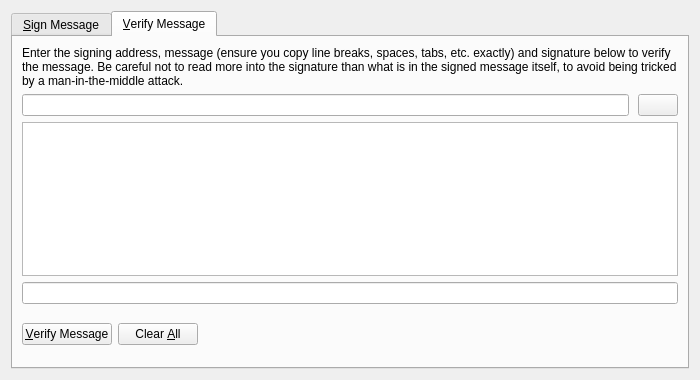
<?xml version="1.0" encoding="UTF-8"?>
<ui version="4.0">
 <class>SignVerifyMessageDialog</class>
 <widget class="QDialog" name="SignVerifyMessageDialog">
  <property name="geometry">
   <rect>
    <x>0</x>
    <y>0</y>
    <width>700</width>
    <height>380</height>
   </rect>
  </property>
  <property name="windowTitle">
   <string>Signatures - Sign / Verify a Message</string>
  </property>
  <property name="modal">
   <bool>true</bool>
  </property>
  <layout class="QVBoxLayout" name="verticalLayout">
   <item>
    <widget class="QTabWidget" name="tabWidget">
     <property name="currentIndex">
      <number>1</number>
     </property>
     <widget class="QWidget" name="tabSignMessage">
      <attribute name="title">
       <string>&amp;Sign Message</string>
      </attribute>
      <layout class="QVBoxLayout" name="verticalLayout_SM">
       <item>
        <widget class="QLabel" name="infoLabel_SM">
         <property name="text">
          <string>You can sign messages with your addresses to prove you own them. Be careful not to sign anything vague, as phishing attacks may try to trick you into signing your identity over to them. Only sign fully-detailed statements you agree to.</string>
         </property>
         <property name="textFormat">
          <enum>Qt::PlainText</enum>
         </property>
         <property name="wordWrap">
          <bool>true</bool>
         </property>
        </widget>
       </item>
       <item>
        <layout class="QHBoxLayout" name="horizontalLayout_1_SM">
         <property name="spacing">
          <number>9</number>
         </property>
         <item>
          <widget class="QValidatedLineEdit" name="addressIn_SM">
           <property name="toolTip">
            <string>The address to sign the message with (e.g. F8edzqqqQSLVPE8WjshVFToPQK7pW6A3yD)</string>
           </property>
           <property name="maxLength">
            <number>34</number>
           </property>
          </widget>
         </item>
         <item>
          <widget class="QPushButton" name="addressBookButton_SM">
           <property name="toolTip">
            <string>Choose an address from the address book</string>
           </property>
           <property name="text">
            <string/>
           </property>
           <property name="icon">
            <iconset resource="../bitcoin.qrc">
             <normaloff>:/icons/address-book</normaloff>:/icons/address-book</iconset>
           </property>
           <property name="shortcut">
            <string>Alt+A</string>
           </property>
           <property name="autoDefault">
            <bool>false</bool>
           </property>
          </widget>
         </item>
         <item>
          <widget class="QPushButton" name="pasteButton_SM">
           <property name="toolTip">
            <string>Paste address from clipboard</string>
           </property>
           <property name="text">
            <string/>
           </property>
           <property name="icon">
            <iconset resource="../bitcoin.qrc">
             <normaloff>:/icons/editpaste</normaloff>:/icons/editpaste</iconset>
           </property>
           <property name="shortcut">
            <string>Alt+P</string>
           </property>
           <property name="autoDefault">
            <bool>false</bool>
           </property>
          </widget>
         </item>
        </layout>
       </item>
       <item>
        <widget class="QPlainTextEdit" name="messageIn_SM">
         <property name="toolTip">
          <string>Enter the message you want to sign here</string>
         </property>
        </widget>
       </item>
       <item>
        <layout class="QHBoxLayout" name="horizontalLayout_2_SM">
         <property name="spacing">
          <number>0</number>
         </property>
         <item>
          <widget class="QLineEdit" name="signatureOut_SM">
           <property name="font">
            <font>
             <italic>true</italic>
            </font>
           </property>
           <property name="readOnly">
            <bool>true</bool>
           </property>
          </widget>
         </item>
         <item>
          <widget class="QPushButton" name="copySignatureButton_SM">
           <property name="toolTip">
            <string>Copy the current signature to the system clipboard</string>
           </property>
           <property name="text">
            <string/>
           </property>
           <property name="icon">
            <iconset resource="../bitcoin.qrc">
             <normaloff>:/icons/editcopy</normaloff>:/icons/editcopy</iconset>
           </property>
           <property name="autoDefault">
            <bool>false</bool>
           </property>
          </widget>
         </item>
        </layout>
       </item>
       <item>
        <layout class="QHBoxLayout" name="horizontalLayout_3_SM">
         <item>
          <widget class="QPushButton" name="signMessageButton_SM">
           <property name="toolTip">
            <string>Sign the message to prove you own this FailCoin address</string>
           </property>
           <property name="text">
            <string>&amp;Sign Message</string>
           </property>
           <property name="icon">
            <iconset resource="../bitcoin.qrc">
             <normaloff>:/icons/edit</normaloff>:/icons/edit</iconset>
           </property>
           <property name="autoDefault">
            <bool>false</bool>
           </property>
          </widget>
         </item>
         <item>
          <widget class="QPushButton" name="clearButton_SM">
           <property name="toolTip">
            <string>Reset all sign message fields</string>
           </property>
           <property name="text">
            <string>Clear &amp;All</string>
           </property>
           <property name="icon">
            <iconset resource="../bitcoin.qrc">
             <normaloff>:/icons/remove</normaloff>:/icons/remove</iconset>
           </property>
           <property name="autoDefault">
            <bool>false</bool>
           </property>
          </widget>
         </item>
         <item>
          <spacer name="horizontalSpacer_1_SM">
           <property name="orientation">
            <enum>Qt::Horizontal</enum>
           </property>
           <property name="sizeHint" stdset="0">
            <size>
             <width>40</width>
             <height>48</height>
            </size>
           </property>
          </spacer>
         </item>
         <item>
          <widget class="QLabel" name="statusLabel_SM">
           <property name="font">
            <font>
             <weight>75</weight>
             <bold>true</bold>
            </font>
           </property>
           <property name="text">
            <string/>
           </property>
           <property name="wordWrap">
            <bool>true</bool>
           </property>
          </widget>
         </item>
         <item>
          <spacer name="horizontalSpacer_2_SM">
           <property name="orientation">
            <enum>Qt::Horizontal</enum>
           </property>
           <property name="sizeHint" stdset="0">
            <size>
             <width>40</width>
             <height>48</height>
            </size>
           </property>
          </spacer>
         </item>
        </layout>
       </item>
      </layout>
     </widget>
     <widget class="QWidget" name="tabVerifyMessage">
      <attribute name="title">
       <string>&amp;Verify Message</string>
      </attribute>
      <layout class="QVBoxLayout" name="verticalLayout_VM">
       <item>
        <widget class="QLabel" name="infoLabel_VM">
         <property name="text">
          <string>Enter the signing address, message (ensure you copy line breaks, spaces, tabs, etc. exactly) and signature below to verify the message. Be careful not to read more into the signature than what is in the signed message itself, to avoid being tricked by a man-in-the-middle attack.</string>
         </property>
         <property name="textFormat">
          <enum>Qt::PlainText</enum>
         </property>
         <property name="alignment">
          <set>Qt::AlignLeading|Qt::AlignLeft|Qt::AlignTop</set>
         </property>
         <property name="wordWrap">
          <bool>true</bool>
         </property>
        </widget>
       </item>
       <item>
        <layout class="QHBoxLayout" name="horizontalLayout_1_VM">
         <property name="spacing">
          <number>9</number>
         </property>
         <item>
          <widget class="QValidatedLineEdit" name="addressIn_VM">
           <property name="toolTip">
            <string>The address the message was signed with (e.g. F8edzqqqQSLVPE8WjshVFToPQK7pW6A3yD)</string>
           </property>
           <property name="maxLength">
            <number>34</number>
           </property>
          </widget>
         </item>
         <item>
          <widget class="QPushButton" name="addressBookButton_VM">
           <property name="toolTip">
            <string>Choose an address from the address book</string>
           </property>
           <property name="text">
            <string/>
           </property>
           <property name="icon">
            <iconset resource="../bitcoin.qrc">
             <normaloff>:/icons/address-book</normaloff>:/icons/address-book</iconset>
           </property>
           <property name="shortcut">
            <string>Alt+A</string>
           </property>
           <property name="autoDefault">
            <bool>false</bool>
           </property>
          </widget>
         </item>
        </layout>
       </item>
       <item>
        <widget class="QPlainTextEdit" name="messageIn_VM"/>
       </item>
       <item>
        <widget class="QValidatedLineEdit" name="signatureIn_VM"/>
       </item>
       <item>
        <layout class="QHBoxLayout" name="horizontalLayout_2_VM">
         <item>
          <widget class="QPushButton" name="verifyMessageButton_VM">
           <property name="toolTip">
            <string>Verify the message to ensure it was signed with the specified FailCoin address</string>
           </property>
           <property name="text">
            <string>&amp;Verify Message</string>
           </property>
           <property name="icon">
            <iconset resource="../bitcoin.qrc">
             <normaloff>:/icons/transaction_0</normaloff>:/icons/transaction_0</iconset>
           </property>
           <property name="autoDefault">
            <bool>false</bool>
           </property>
          </widget>
         </item>
         <item>
          <widget class="QPushButton" name="clearButton_VM">
           <property name="toolTip">
            <string>Reset all verify message fields</string>
           </property>
           <property name="text">
            <string>Clear &amp;All</string>
           </property>
           <property name="icon">
            <iconset resource="../bitcoin.qrc">
             <normaloff>:/icons/remove</normaloff>:/icons/remove</iconset>
           </property>
           <property name="autoDefault">
            <bool>false</bool>
           </property>
          </widget>
         </item>
         <item>
          <spacer name="horizontalSpacer_1_VM">
           <property name="orientation">
            <enum>Qt::Horizontal</enum>
           </property>
           <property name="sizeHint" stdset="0">
            <size>
             <width>40</width>
             <height>48</height>
            </size>
           </property>
          </spacer>
         </item>
         <item>
          <widget class="QLabel" name="statusLabel_VM">
           <property name="font">
            <font>
             <weight>75</weight>
             <bold>true</bold>
            </font>
           </property>
           <property name="text">
            <string/>
           </property>
           <property name="wordWrap">
            <bool>true</bool>
           </property>
          </widget>
         </item>
         <item>
          <spacer name="horizontalSpacer_2_VM">
           <property name="orientation">
            <enum>Qt::Horizontal</enum>
           </property>
           <property name="sizeHint" stdset="0">
            <size>
             <width>40</width>
             <height>48</height>
            </size>
           </property>
          </spacer>
         </item>
        </layout>
       </item>
      </layout>
     </widget>
    </widget>
   </item>
  </layout>
 </widget>
 <customwidgets>
  <customwidget>
   <class>QValidatedLineEdit</class>
   <extends>QLineEdit</extends>
   <header>qvalidatedlineedit.h</header>
  </customwidget>
 </customwidgets>
 <resources>
  <include location="../bitcoin.qrc"/>
 </resources>
 <connections/>
</ui>
